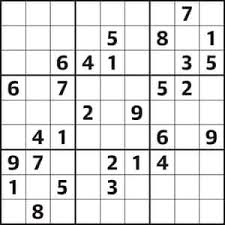
#> input picture images/03.jpg, 225 x 225 px, found by its file name; its folder holds only this picture in this run
$ jupyter execute --allow-errors image_processing.ipynb   (shell and % lines are left out)   (older library calls are emulated)
#> lines starting #> are read from the running program, lines starting #| are printed output that depends on the picture; after the words box and inside, x2 and y2 are one past the last pixel; in counts of white or black regions, pixels touching at a corner belong together
[cell 1]
import numpy as np
import cv2
import matplotlib.pyplot as plt
from keras.models import load_model

Display Function

[cell 2]
def display_image(image,cmap=None):
    plt.imshow(image,cmap)

Reading Image

[cell 3]
name=input('Enter File Name')
#> the answer given: images/03.jpg
filepath="images/"+name

[cell 4]
sudoku_image=cv2.imread(filepath)
#> sudoku_image is the input picture: shape (225, 225, 3); mean B, G, R 224, 223.9, 224

[cell 5]
sudoku_image=cv2.cvtColor(sudoku_image,cv2.COLOR_BGR2RGB)

[cell 6]
display_image(sudoku_image)

[cell 7]
sudoku_gray=cv2.cvtColor(sudoku_image,cv2.COLOR_RGB2GRAY)

[cell 8]
display_image(sudoku_gray,"gray")

Image Processing

[cell 9]
image1=cv2.GaussianBlur(sudoku_gray,(9,9),0)
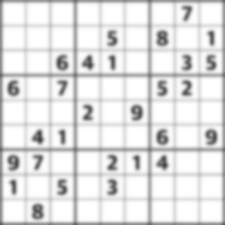
#> image1: shape (225, 225); min 65, max 255, mean 225.2

[cell 10]
display_image(image1,"gray")

[cell 11]
image2=cv2.adaptiveThreshold(image1,255,cv2.ADAPTIVE_THRESH_GAUSSIAN_C,cv2.THRESH_BINARY,11,2)
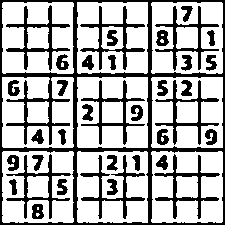
#> image2: shape (225, 225); 69.8% white; 37 black regions, largest, box (x1, y1, x2, y2) and area: (0, 0, 225, 225) 6078, (6, 5, 70, 71) 824, (154, 154, 220, 219) 816

[cell 12]
display_image(image2,"gray")

[cell 13]
image3=cv2.bitwise_not(image2)

[cell 14]
display_image(image3,"gray")

[cell 15]
kernel = np.array([[0., 1., 0.], [1., 1., 1.], [0., 1., 0.]],np.uint8)
image4 = cv2.dilate(image3, kernel)
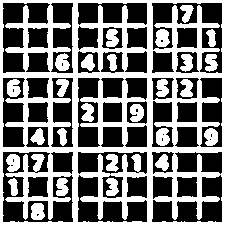
#> image4: shape (225, 225); 46.2% white; 27 white regions, largest, box (x1, y1, x2, y2) and area: (0, 0, 225, 225) 19038, (155, 29, 170, 47) 206, (31, 203, 45, 220) 201
display_image(image4,"gray")

[cell 16]
image4,contours,hierchy=cv2.findContours(image4,cv2.RETR_EXTERNAL,cv2.CHAIN_APPROX_SIMPLE)
#> contours = [[[0, 0], [0, 224], [224, 224], [224, 0]]]

[cell 17]
contours=sorted(contours,key=cv2.contourArea,reverse=True)

[cell 18]
polygon=contours[0]
#> polygon = [[0, 0], [0, 224], [224, 224], [224, 0]]

[cell 19]
max=0
bottom_right=[0,0]
top_left=[0,0]
for pt in polygon:
    x=pt[0][0]
    y=pt[0][1]

    if x+y>max:
        max=x+y
        bottom_right=[x,y]
#> this loop made 4 passes
#> (x, y, max) on passes 2 to 3: (0, 224, 224), (224, 224, 448)
#> after the loop, max = 448

min=max
#> min = 448
for pt in polygon:
    x=pt[0][0]
    y=pt[0][1]

    if x+y<min:
        min=x+y
        top_left=[x,y]
#> this loop made 4 passes
#> (x, y, min) on pass 1: (0, 0, 0)
#> after the loop, min = 0

[cell 20]
max=0
top_right=[0,0]
bottom_left=[0,0]
for pt in polygon:
    x=pt[0][0]
    y=pt[0][1]

    if x-y>max:
        max=x-y
        bottom_left=[x,y]
#> this loop made 4 passes
#> (x, y, max) on pass 4: (224, 0, 224)
#> after the loop, max = 224

min=max
#> min = 224
for pt in polygon:
    x=pt[0][0]
    y=pt[0][1]

    if x-y<min:
        min=x-y
        top_right=[x,y]
#> this loop made 4 passes
#> (x, y, min) on passes 1 to 2: (0, 0, 0), (0, 224, -224)
#> after the loop, min = -224

[cell 21]
def distance(pt1,pt2):
    x1,y1=pt1
#> x1 = 0; y1 = 0
    x2,y2=pt2
#> x2 = 0; y2 = 224

    a=(x1-x2)**2
#> a = 0
    b=(y1-y2)**2
#> b = 50176
    c=a+b
#> c = 50176
    d=np.sqrt(c)
#> d = 224

    return int(d)

[cell 22]
side=np.max([distance(top_left,top_right),distance(top_left,bottom_left),distance(bottom_left,bottom_right),distance(bottom_right,top_right)])
#> side = 224

[cell 23]
src = np.array([top_left,top_right, bottom_right, bottom_left], dtype='float32')
#> src = [[0, 0], [0, 224], [224, 224], [224, 0]]

[cell 24]
dst = np.array([[0, 0], [side - 1, 0], [side - 1, side - 1], [0, side - 1]], dtype='float32')
#> dst = [[0, 0], [223, 0], [223, 223], [0, 223]]
m = cv2.getPerspectiveTransform(src, dst)
#> m = [[0, 0.996, 0], [0.996, 0, 0], [0, 0, 1]]
image5=cv2.warpPerspective(sudoku_gray, m, (int(side), int(side)))
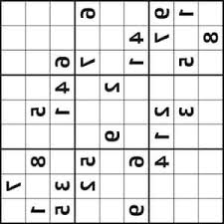
#> image5: shape (224, 224); min 0, max 255, mean 224

[cell 25]
image6=cv2.flip(image5,0)
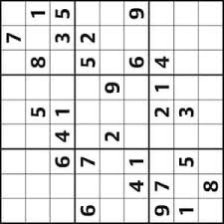
#> image6: shape (224, 224); min 0, max 255, mean 224
crop_image=cv2.rotate(image6,cv2.ROTATE_90_CLOCKWISE)
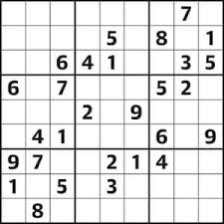
#> crop_image: shape (224, 224); min 0, max 255, mean 224
display_image(crop_image,"gray")

[cell 26]
def identify_number(image):
    my_model=load_model("my_model.h5")
    image =cv2.resize(image,(28,28))
    image=np.reshape(image,(1,28,28,1))
    k=my_model.predict_classes(image)
    return k[0]

[cell 27]
sudoku_image1=cv2.resize(crop_image,(450,450))
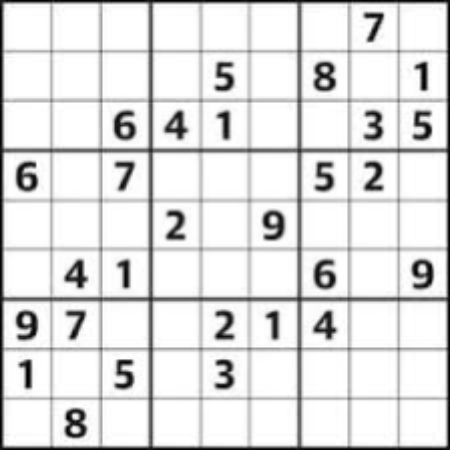
#> sudoku_image1: shape (450, 450); min 0, max 255, mean 223.9
sudoku_image1=cv2.GaussianBlur(sudoku_image1,(9,9),0)
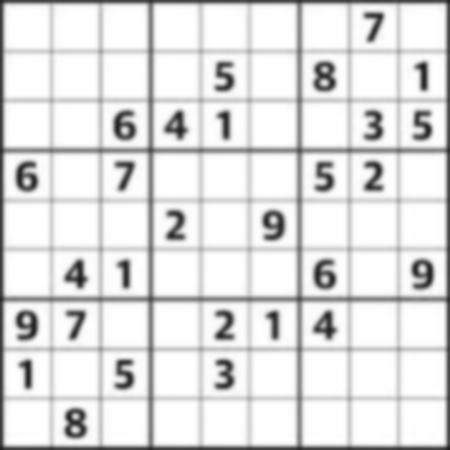
#> sudoku_image1: shape (450, 450); min 25, max 255, mean 224.2
sudoku_image1=cv2.adaptiveThreshold(sudoku_image1,255,cv2.ADAPTIVE_THRESH_GAUSSIAN_C,cv2.THRESH_BINARY,11,2)
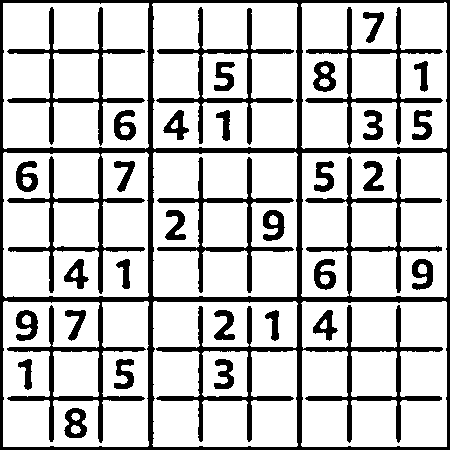
#> sudoku_image1: shape (450, 450); 77.5% white; 32 black regions, largest, box (x1, y1, x2, y2) and area: (0, 0, 450, 450) 28814, (7, 7, 145, 146) 2461, (156, 7, 294, 145) 2416
sudoku_image1=cv2.bitwise_not(sudoku_image1)
display_image(sudoku_image1,"gray")

[cell 28]
grid=np.zeros((9,9),dtype=int)
mean=0

for i in range(0,9):
    for j in range(0,9):
        image=sudoku_image1[i*50:(i+1)*50,j*50:(j+1)*50]
        mean=mean+image.sum()
#> after the loop, mean = 11624685

mean=mean/81
#> mean = 143514.6
#> (the rest of this cell did not finish here and is left out)

[cell 29]
grid

[cell 30]
def rowcheck(grid):
    a=list()
    for i in range(0,9):
        for j in range(0,9):
            if grid[i][j] in a:
                grid[i][j]=0
            if grid[i][j]!=0:
                a.append(grid[i][j])
        a.clear()
    return grid

[cell 31]
def colcheck(grid):
    a=list()
    for i in range(0,9):
        for j in range(0,9):
            if grid[j][i] in a:
                grid[j][i]=0
            if grid[j][i]!=0:
                a.append(grid[j][i])
        a.clear()
    return grid

[cell 32]
def boxcheck(grid):
    a=list()
    for i in range(0,3):
        for j in range(0,3):
            a=grid[3*i:3*(i+1),3*j:3*(j+1)]

[cell 33]
grid=rowcheck(grid)
grid=colcheck(grid)

[cell 34]
grid

[cell 35]
def findNextCellToFill(grid, i, j):
#> called with i = 0, j = 0
        for x in range(i,9):
                for y in range(j,9):
                        if grid[x][y] == 0:
                                return x,y
        for x in range(0,9):
                for y in range(0,9):
                        if grid[x][y] == 0:
                                return x,y
        return -1,-1

def isValid(grid, i, j, e):
        rowOk = all([e != grid[i][x] for x in range(9)])
        if rowOk:
                columnOk = all([e != grid[x][j] for x in range(9)])
                if columnOk:

                        secTopX, secTopY = 3 *(i//3), 3 *(j//3)
                        for x in range(secTopX, secTopX+3):
                                for y in range(secTopY, secTopY+3):
                                        if grid[x][y] == e:
                                                return False
                        return True
        return False

def solveSudoku(grid, i=0, j=0):

        i,j = findNextCellToFill(grid, i, j)
        if i == -1:
                return True
        for e in range(1,10):
                if isValid(grid,i,j,e):
                        grid[i][j] = e
                        if solveSudoku(grid, i, j):
                                return True

                        grid[i][j] = 0
        return False
# put output numpy array equal to varible arr as done below
arr=grid
a=arr.tolist()
solveSudoku(a)

$ run again, on images/06.jpg
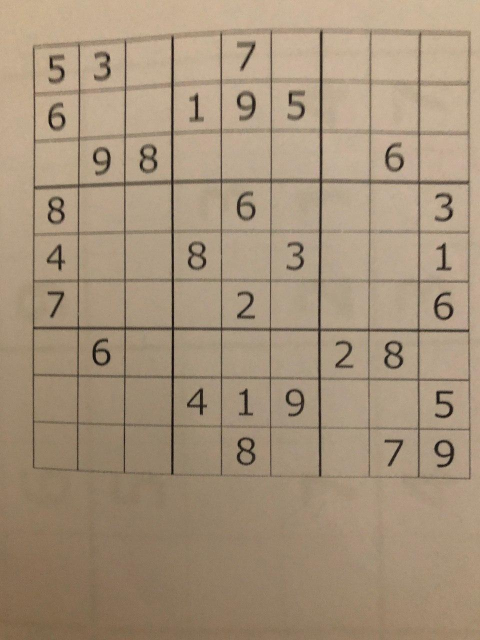
#> input picture images/06.jpg, 960 x 1280 px, found by its file name (shown at 1/2 size)
#> sudoku_image is the input picture: shape (1280, 960, 3); mean B, G, R 122.3, 146.2, 165.4
#> `image2=cv2.adaptiveThreshold(image1,255,cv2.ADAPTIVE_THRESH_GAUSSIAN_C..`:
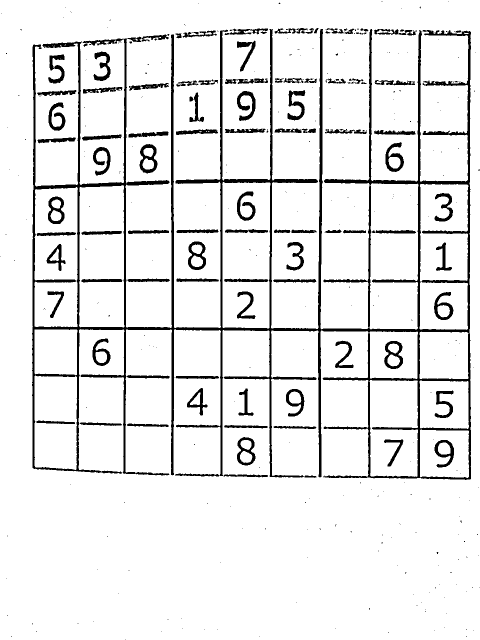
#> image2: shape (1280, 960) (shown at 1/2 size); 91.3% white; 359 black regions (266 under 20 px), largest, box (x1, y1, x2, y2) and area: (64, 58, 942, 960) 63084, (474, 182, 511, 242) 994, (279, 288, 315, 347) 960
#> image4: shape (1280, 960); 12.3% white; 281 white regions (215 under 20 px)
#> contours = 200 contours, 161 with area under 20; largest, box (x1, y1, x2, y2) and area: (63, 56, 943, 961) 445194, (375, 482, 413, 541) 1736, (473, 873, 512, 932) 1721, (278, 287, 316, 348) 1720, (770, 283, 809, 345) 1468
#> polygon = contour of 2886 points, box (x1, y1, x2, y2) (63, 56, 943, 961), area 445194
#> the loop `for pt in polygon:` made 2886 passes
#> (x, y, max) on passes 1, 12, 35, 36, 38, 39, 40, 42: (468, 56, 524), (462, 63, 525), (439, 156, 595), (440, 157, 597), (439, 223, 662), (440, 224, 664), (440, 225, 665), (439, 253, 692)
#> after the loop `for pt in polygon:`: bottom_right = [940, 959]; max = 1899
#> the loop `for pt in polygon:` made 2886 passes
#> (x, y, min) on passes 1, 3, 5, 6, 8, 19, 24, 25: (468, 56, 524), (465, 58, 523), (463, 59, 522), (462, 58, 520), (460, 58, 518), (451, 65, 516), (455, 59, 514), (454, 59, 513)
#> after the loop `for pt in polygon:`: min = 155; top_left = [67, 88]
#> the loop `for pt in polygon:` made 2886 passes
#> (x, y, max) on pass 1: (468, 56, 412)
#> the loop `for pt in polygon:` made 2886 passes
#> pt on passes 1 to 3: [[468, 56]], [[466, 58]], [[465, 58]]
#> `sudoku_image1=cv2.adaptiveThreshold(sudoku_image1,255,cv2.ADAPTIVE_THR..`:
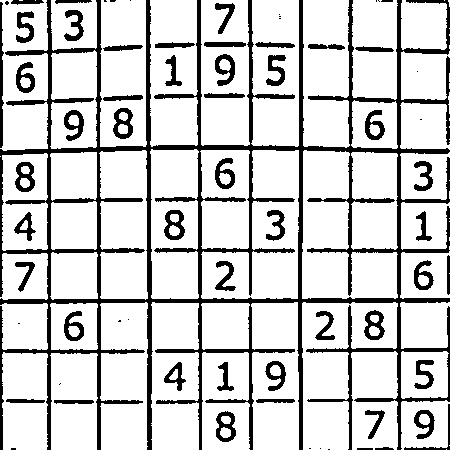
#> sudoku_image1: shape (450, 450); 81.3% white; 69 black regions (19 under 20 px), largest, box (x1, y1, x2, y2) and area: (0, 0, 450, 450) 26399, (0, 2, 4, 148) 387, (113, 108, 133, 139) 348

$ run again, on images/07.jpg
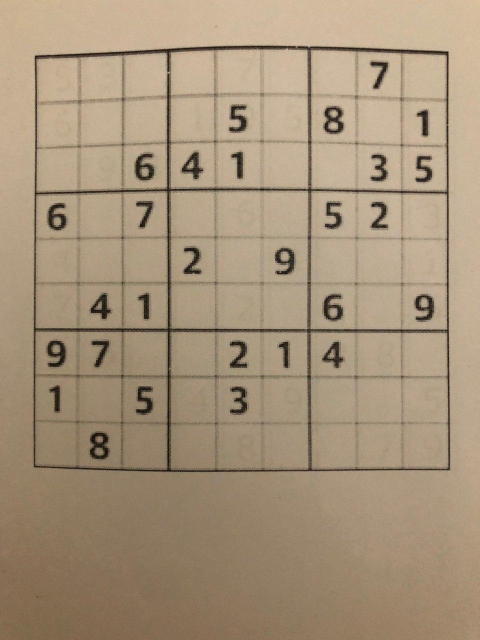
#> input picture images/07.jpg, 960 x 1280 px, found by its file name (shown at 1/2 size)
#> sudoku_image is the input picture: shape (1280, 960, 3); mean B, G, R 122.3, 147.3, 166.7
#> `image2=cv2.adaptiveThreshold(image1,255,cv2.ADAPTIVE_THRESH_GAUSSIAN_C..`:
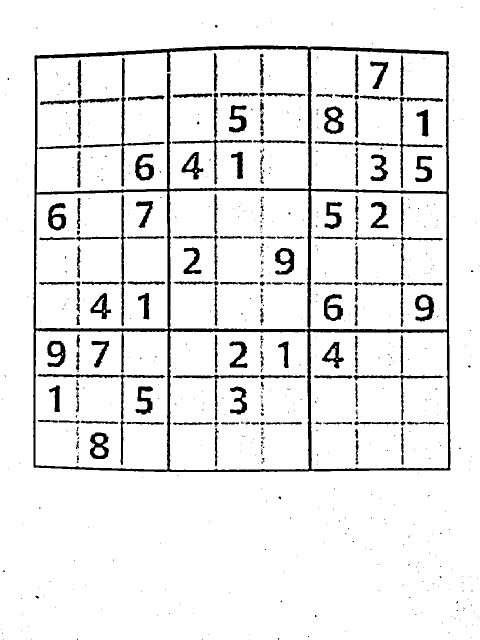
#> image2: shape (1280, 960) (shown at 1/2 size); 92% white; 602 black regions (442 under 20 px), largest, box (x1, y1, x2, y2) and area: (66, 91, 901, 944) 36706, (165, 116, 329, 373) 1958, (75, 748, 330, 930) 1933
#> image4: shape (1280, 960); 11.2% white; 469 white regions (336 under 20 px)
#> contours = 158 contours, 153 with area under 20; largest, box (x1, y1, x2, y2) and area: (65, 90, 902, 945) 701990, (70, 1190, 79, 1198) 34, (429, 49, 436, 57) 29, (556, 992, 563, 1000) 28, (935, 730, 942, 736) 22
#> polygon = contour of 319 points, box (x1, y1, x2, y2) (65, 90, 902, 945), area 701990
#> the loop `for pt in polygon:` made 319 passes
#> (x, y, max) on passes 1, 83, 85, 86, 88, 89, 90, 92: (487, 90, 577), (67, 574, 641), (67, 576, 643), (67, 584, 651), (66, 588, 654), (67, 589, 656), (67, 593, 660), (66, 598, 664)
#> after the loop `for pt in polygon:`: bottom_right = [899, 941]; max = 1840
#> the loop `for pt in polygon:` made 319 passes
#> (x, y, min) on passes 1, 3, 5, 6, 8, 10, 11, 13: (487, 90, 577), (445, 91, 536), (443, 91, 534), (438, 91, 529), (412, 92, 504), (410, 93, 503), (409, 92, 501), (389, 93, 482)
#> after the loop `for pt in polygon:`: min = 180
#> the loop `for pt in polygon:` made 319 passes
#> (x, y, max) on passes 1, 223, 225, 226, 228, 229, 230, 232: (487, 90, 397), (898, 388, 510), (897, 385, 512), (898, 384, 514), (897, 379, 518), (898, 378, 520), (898, 320, 578), (897, 318, 579)
#> the loop `for pt in polygon:` made 319 passes
#> pt on passes 1 to 3: [[487, 90]], [[486, 91]], [[445, 91]]
#> `sudoku_image1=cv2.adaptiveThreshold(sudoku_image1,255,cv2.ADAPTIVE_THR..`:
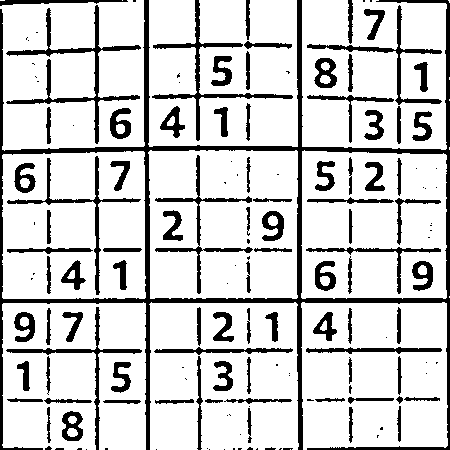
#> sudoku_image1: shape (450, 450); 81.8% white; 153 black regions (65 under 20 px), largest, box (x1, y1, x2, y2) and area: (0, 0, 450, 450) 11689, (6, 5, 141, 144) 1913, (152, 0, 293, 141) 1430
